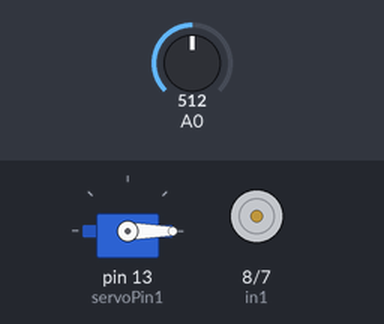
Bench run of a sketch on a simulated Arduino Uno, built with avr-gcc and run on an emulated ATmega328P. Parts: servo, motor-driver pin pairs drawn as motors (green arrow = first pin HIGH = forward, orange = second pin HIGH = backward, longer = more drive, scaled by the enable pin). The inputs (shaded band) are chosen by the test bench; at power-on: A0 = 512. What the sketch prints to the serial monitor is not drawn.

Above: at 1.7 s.
1.8 s: A0 set to 560
3.3 s: A0 set to 584
At 8.4 s:
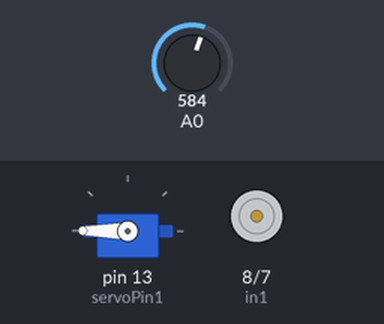
Timing chart, 0 to 9.9 s (numbered marks = the images above; inputs shaded):
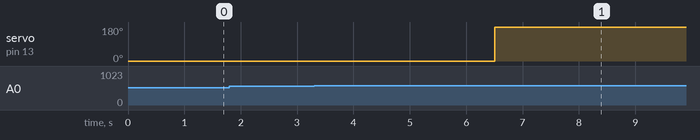

Measured:
- the behaviour switches between 570 and 571 on A0 (found by bisection; images 0 and 1)
- after the input at 1.8 s, every drawn part: stays the same
- after the input at 3.3 s, servo on pin 13 (servoPin1): 0° → 180° after 3.2 s

The sketch:

arduino_code.ino
```cpp
#include <Servo.h>
#include <SoftwareSerial.h>

int servoPin1 = 13;
Servo Servo1;
int enA = 9;
int in1 = 8;
int in2 = 7;


SoftwareSerial BTSerial(4,5);

void setup()
  {

     Serial.begin(9600);
     BTSerial.begin(9600);

     delay(500);


    Servo1.write(0);
    Servo1.attach(servoPin1);

    pinMode(enA, OUTPUT);
    pinMode(in1, OUTPUT);
    pinMode(in2, OUTPUT);
    // Turn off motors - Initial state
    digitalWrite(in1, LOW);
    digitalWrite(in2, LOW);


   }

void inject()
{
   Servo1.write(180);
   delay(1000);
   digitalWrite(in1, HIGH);
    digitalWrite(in2, LOW);
    delay(2000);
    digitalWrite(in1, LOW);
    digitalWrite(in2, HIGH);
    delay(2000);
}

void alert()
{

  Serial.print("Safety meachnisms initiating- Standby for injection.");
  delay(1000);


  Serial.print("Injecting...");
}

void loop() {
  int heart_rate=analogRead(0)-440;
  Serial.print("BPM: ");
  Serial.println(heart_rate);
  delay(200); //  take a break


  if (heart_rate>130)
  {

    Serial.print("Your BPM is:");
    Serial.println(heart_rate);
    Serial.println("Please check!");


    delay(1000);
    if (heart_rate >130)
      {
        alert();
        delay(1000);
        inject();
      }
  }

}
```
